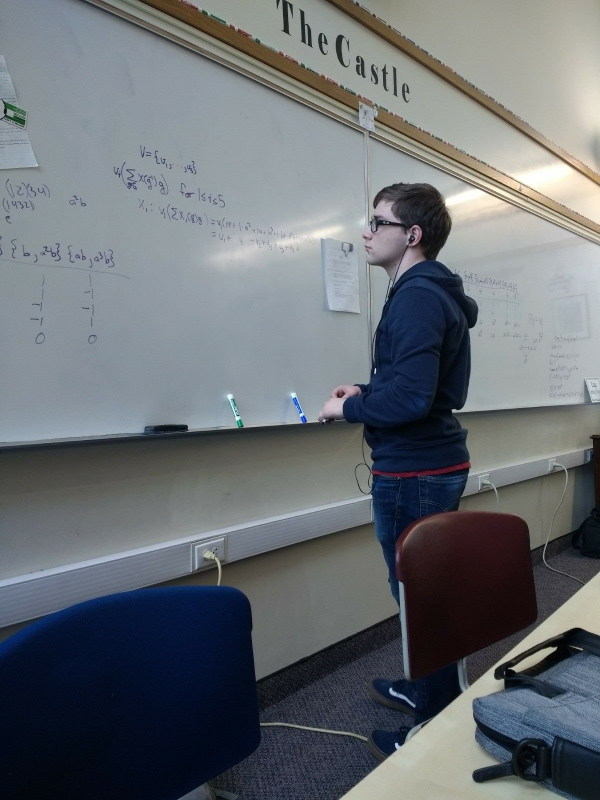
#> input picture Computer_Vision/Images/Castle1.jpg, 1200 x 1600 px (shown at 1/2 size)
$ jupyter execute --allow-errors Panoramic-Mosaicing.ipynb
#> lines starting #> are read from the running program, lines starting #| are printed output that depends on the picture
# Panoramic Mosaicing

What we want to do is construct a panorama given photographs. We assume that all of the photographs were taken from the exact same location and that the images are related by pure rotation (no translation of the camera).

To start off, we'll find interest points and descriptors of each image

[cell 1]
import numpy as np
from skimage.transform import resize
import cv2 as cv
from matplotlib import pyplot as plt
from itertools import combinations
from itertools import permutations
from IPython.display import Image

### Find Interest Points and Descriptors in each Input Image

The first step to registering or aligning two images is to identify locations in each image that are distinctive or stand out.  The `sift.detectAndCompute()` routine produces both these interest points and their corresponding SIFT descriptors.

The red circles on each image below indicating the sift keypoints that were found (note that we downsampled the images to 600 x 600 pixels before extracting SIFT).  We scaled the circles according to the scale at which each keypoint was detected at.

[cell 2]
# [15 lines left out: functions fixImage, loadDetectCompute, not called in this run]

[cell 3]
kps, descs,imgs = [],[],[]
#> (the rest of this cell did not finish here and is left out)

### Matching Features

Next, given the features present in each image, we will match the features so as to determine corresponding points between adjacent/overlapping images.  [This page](https://docs.opencv.org/trunk/dc/dc3/tutorial_py_matcher.html) provides details to do feature matching using `cv2.BFMatcher()`, analogous to the approach proposed by David Lowe in his original implementation. We only want putative matches.

[cell 4]
# [33 lines left out: function MatchFeatures, not called in this run]

allMatches=[]
for i,j in combinations([l for l in range(len(imgs))],2):
    allMatches.append((i,j,MatchFeatures(imgs[i],imgs[j],descs[i],descs[j],kps[i],kps[j])))

### Estimating Pairwise Homographies using RANSAC

To estimate the homography between each pair of images, we will programmatically determine the base image and use the RANSAC algorithm ([Szeliski](http://szeliski.org/Book/), Ch 6.1.4).

Below you will find a visualization of the RANSAC estimated homographies.

[cell 5]
# [85 lines left out: functions RANSAC, warpImage, stitch2, not called in this run]
#Choose the base image as the image with the most hits
def determineBase(allMatches):
    d = dict()
    for i,j,mat in allMatches:
#         print(len(mat))
        if len(mat) > 40:
            if i not in d:
                d[i] = 1
            else:
                d[i]+=1
            if j not in d:
                d[j] = 1
            else:
                d[j]+=1
    mats = []
    for x in d:
        mats.append((x,d[x]))
#     print(d)
    mats = [i[0] for i in sorted(mats,key=lambda x:x[1])[::-1]]
#     print(mats)
    orderedMatches = [allMatches[i] for i in mats[1:]]
    # print([i[:2] for i in orderedMatches])
    base = imgs[mats[0]]
    #The rest will be attatched according to how many matches they have
    return base,mats[0]

#> (the rest of this cell did not finish here and is left out)

### Creating the Mosaic

Begin with the base image we will warp the remaining images (using the estimated homographies) to composite them onto the base image.

[cell 6]
def calcx(ph,xsrc,ysrc):
    return (ph[0][0] * xsrc + ph[0][1]*ysrc+ph[0][2])/(ph[2][0]*xsrc+ph[2][1]*ysrc+1)
def calcy(ph,xsrc,ysrc):
    return (ph[1][0] * xsrc + ph[1][1]*ysrc+ph[1][2])/(ph[2][0]*xsrc+ph[2][1]*ysrc+1)

# [49 lines left out: function stitch3, not called in this run]


#> (the rest of this cell did not finish here and is left out)

indexes = [idx] + [i for i in range(len(imgs)) if i != idx]
stitch3(indexes,imgs)

### Final Results and Improvements

[cell 7]
colorimgs = []
#> (the rest of this cell did not finish here and is left out)

Here's one I took with my very own camera

[cell 8]
colorimgs = []
for x in ['Images/Castle1.jpg','Images/Castle3.jpg','Images/Castle2.jpg']:
    img = cv.imread(x)
#> img is the input picture: shape (1600, 1200, 3); mean B, G, R 114.9, 109.9, 104.7
    image_resized = (255*resize(img, (600,600),
                       anti_aliasing=True)).astype('uint8')
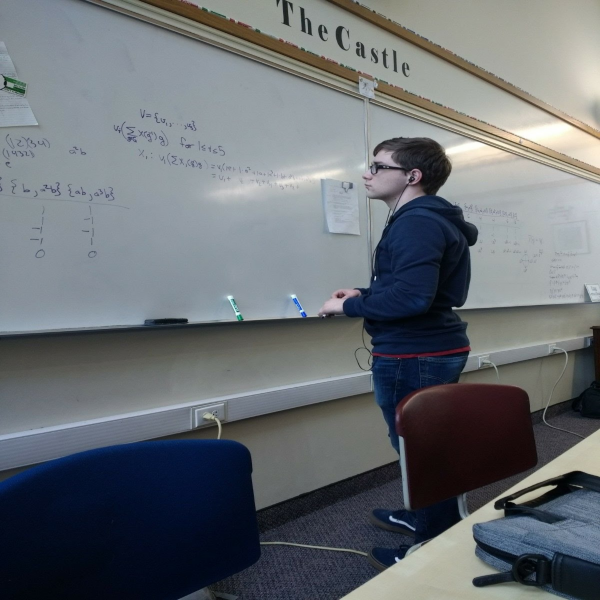
#> image_resized: shape (600, 600, 3); mean B, G, R 114.4, 109.4, 104.2
    gray= cv.cvtColor(image_resized,cv.COLOR_BGR2GRAY)
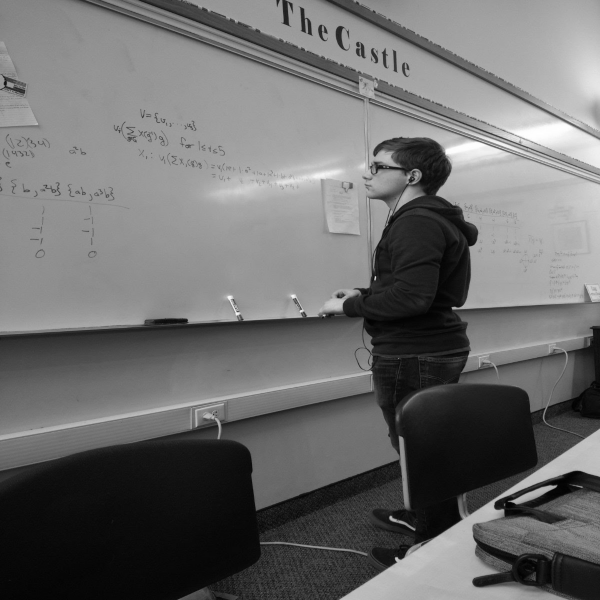
#> gray: shape (600, 600); min 1, max 255, mean 108.4
    colorimgs.append(gray)
#> pass 2 of the loop `for x in ['Images/Castle1.jpg','Images/Castle3.jpg','Images/Castle2.jp..`:
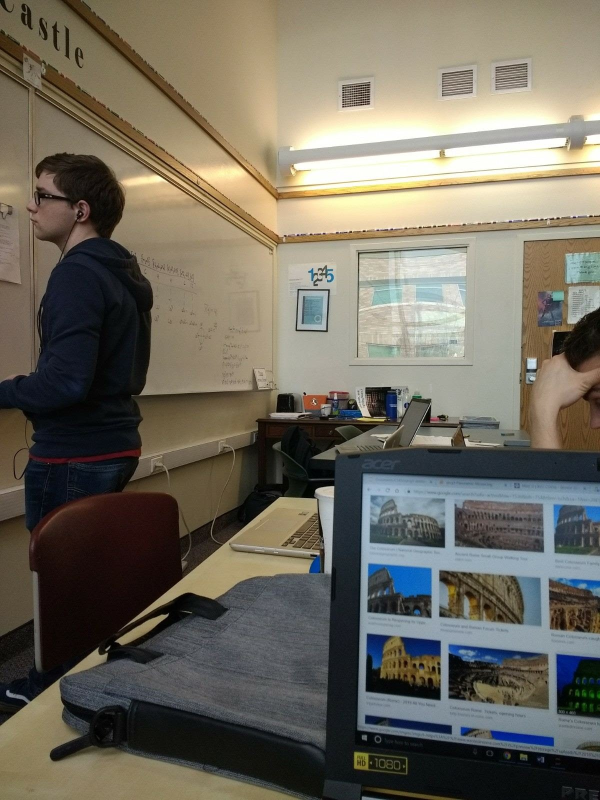
#> input picture Computer_Vision/Images/Castle3.jpg, 1200 x 1600 px (shown at 1/2 size)
#> img is the input picture: shape (1600, 1200, 3); mean B, G, R 94.9, 107.2, 112.1
#> `image_resized = (255*resize(img, (600,600), anti_aliasing=True)).astyp..`:
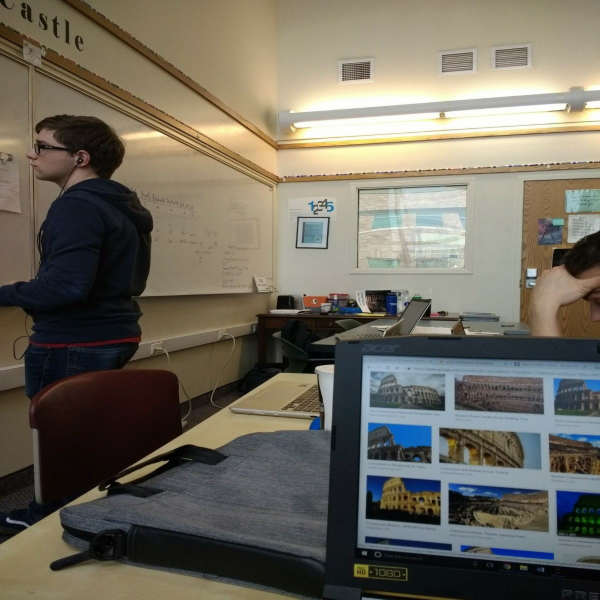
#> image_resized: shape (600, 600, 3); mean B, G, R 94.4, 106.7, 111.6
#> `gray= cv.cvtColor(image_resized,cv.COLOR_BGR2GRAY)`:
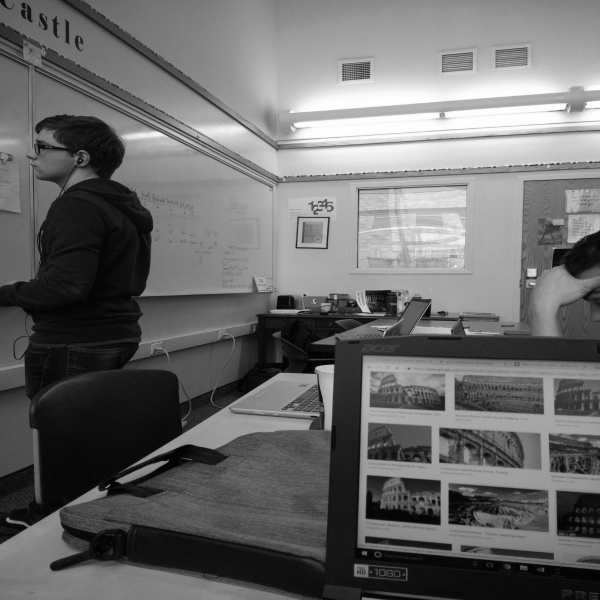
#> gray: shape (600, 600); min 0, max 255, mean 106.7
#> pass 3 of the loop `for x in ['Images/Castle1.jpg','Images/Castle3.jpg','Images/Castle2.jp..`:
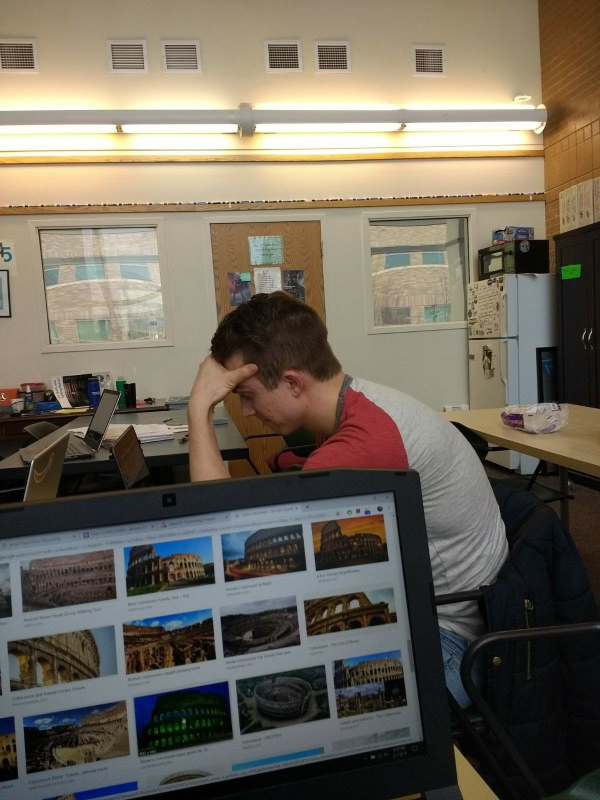
#> input picture Computer_Vision/Images/Castle2.jpg, 1200 x 1600 px (shown at 1/2 size)
#> img is the input picture: shape (1600, 1200, 3); mean B, G, R 92.5, 105.6, 113.2
#> `image_resized = (255*resize(img, (600,600), anti_aliasing=True)).astyp..`:
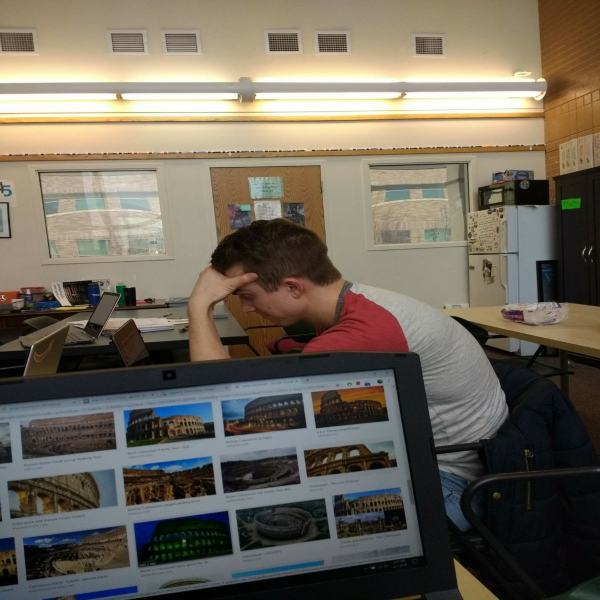
#> image_resized: shape (600, 600, 3); mean B, G, R 92, 105.1, 112.7
#> `gray= cv.cvtColor(image_resized,cv.COLOR_BGR2GRAY)`:
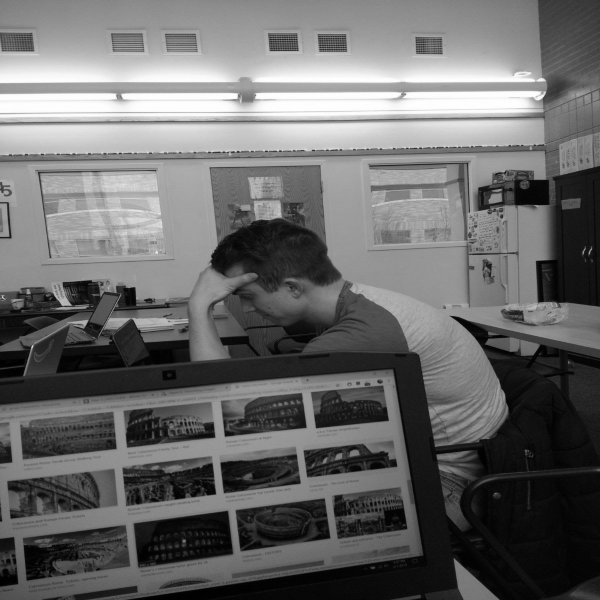
#> gray: shape (600, 600); min 0, max 255, mean 105.9

#> (the rest of this cell did not finish here and is left out)

indexes = [idx] + [i for i in range(len(imgs)) if i != idx]
stitch3(indexes,colorimgs)
